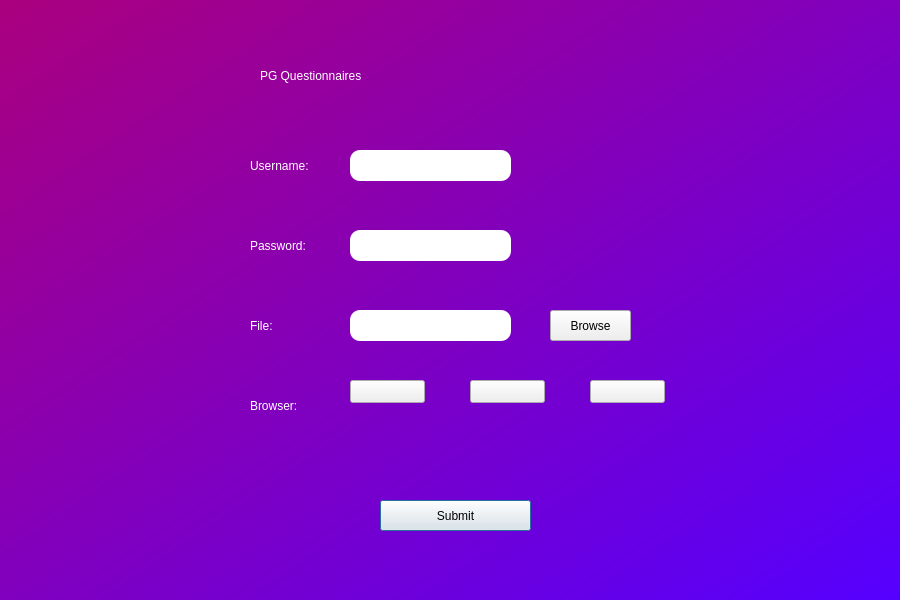
<?xml version="1.0" encoding="UTF-8"?>
<ui version="4.0">
 <class>Dialog</class>
 <widget class="QDialog" name="Dialog">
  <property name="geometry">
   <rect>
    <x>0</x>
    <y>0</y>
    <width>900</width>
    <height>600</height>
   </rect>
  </property>
  <property name="windowTitle">
   <string>Dialog</string>
  </property>
  <widget class="QWidget" name="widget" native="true">
   <property name="geometry">
    <rect>
     <x>0</x>
     <y>0</y>
     <width>900</width>
     <height>600</height>
    </rect>
   </property>
   <property name="styleSheet">
    <string notr="true">QWidget#widget{
background-color:qlineargradient(spread:pad, x1:0, y1:0.017, x2:1, y2:0.994, stop:0 rgba(170, 0, 127, 255), stop:1 rgba(85, 0, 255, 255))}</string>
   </property>
   <widget class="QLabel" name="label">
    <property name="geometry">
     <rect>
      <x>260</x>
      <y>40</y>
      <width>441</width>
      <height>71</height>
     </rect>
    </property>
    <property name="styleSheet">
     <string notr="true">font: 36pt &quot;MS Shell Dlg 2&quot;;color:white</string>
    </property>
    <property name="text">
     <string>PG Questionnaires</string>
    </property>
   </widget>
   <widget class="QPushButton" name="submitButton">
    <property name="geometry">
     <rect>
      <x>380</x>
      <y>500</y>
      <width>151</width>
      <height>31</height>
     </rect>
    </property>
    <property name="styleSheet">
     <string notr="true">font: 14pt &quot;MS Shell Dlg 2&quot;;
</string>
    </property>
    <property name="text">
     <string>Submit</string>
    </property>
   </widget>
   <widget class="QLineEdit" name="usernameLineEdit">
    <property name="geometry">
     <rect>
      <x>350</x>
      <y>150</y>
      <width>161</width>
      <height>31</height>
     </rect>
    </property>
    <property name="styleSheet">
     <string notr="true">border-radius:10px;</string>
    </property>
   </widget>
   <widget class="QLabel" name="label_2">
    <property name="geometry">
     <rect>
      <x>250</x>
      <y>150</y>
      <width>91</width>
      <height>31</height>
     </rect>
    </property>
    <property name="styleSheet">
     <string notr="true">font: 14pt &quot;MS Shell Dlg 2&quot;;color:white</string>
    </property>
    <property name="text">
     <string>Username:</string>
    </property>
   </widget>
   <widget class="QLabel" name="label_3">
    <property name="geometry">
     <rect>
      <x>250</x>
      <y>230</y>
      <width>91</width>
      <height>31</height>
     </rect>
    </property>
    <property name="styleSheet">
     <string notr="true">font: 14pt &quot;MS Shell Dlg 2&quot;;color:white</string>
    </property>
    <property name="text">
     <string>Password:</string>
    </property>
   </widget>
   <widget class="QLabel" name="label_4">
    <property name="geometry">
     <rect>
      <x>250</x>
      <y>310</y>
      <width>91</width>
      <height>31</height>
     </rect>
    </property>
    <property name="styleSheet">
     <string notr="true">font: 14pt &quot;MS Shell Dlg 2&quot;;color:white</string>
    </property>
    <property name="text">
     <string>File:</string>
    </property>
   </widget>
   <widget class="QLineEdit" name="filename">
    <property name="geometry">
     <rect>
      <x>350</x>
      <y>310</y>
      <width>161</width>
      <height>31</height>
     </rect>
    </property>
    <property name="styleSheet">
     <string notr="true">border-radius:10px;</string>
    </property>
   </widget>
   <widget class="QPushButton" name="browse">
    <property name="geometry">
     <rect>
      <x>550</x>
      <y>310</y>
      <width>81</width>
      <height>31</height>
     </rect>
    </property>
    <property name="text">
     <string>Browse</string>
    </property>
   </widget>
   <widget class="QLabel" name="error">
    <property name="geometry">
     <rect>
      <x>380</x>
      <y>450</y>
      <width>411</width>
      <height>41</height>
     </rect>
    </property>
    <property name="styleSheet">
     <string notr="true">color:red;
font: 14pt &quot;MS Shell Dlg 2&quot;;</string>
    </property>
    <property name="text">
     <string/>
    </property>
   </widget>
   <widget class="QLineEdit" name="passwordLineEdit">
    <property name="geometry">
     <rect>
      <x>350</x>
      <y>230</y>
      <width>161</width>
      <height>31</height>
     </rect>
    </property>
    <property name="styleSheet">
     <string notr="true">border-radius:10px;</string>
    </property>
   </widget>
   <widget class="QPushButton" name="edgeButton">
    <property name="geometry">
     <rect>
      <x>350</x>
      <y>380</y>
      <width>75</width>
      <height>23</height>
     </rect>
    </property>
    <property name="text">
     <string/>
    </property>
   </widget>
   <widget class="QPushButton" name="firefoxButton">
    <property name="geometry">
     <rect>
      <x>590</x>
      <y>380</y>
      <width>75</width>
      <height>23</height>
     </rect>
    </property>
    <property name="text">
     <string/>
    </property>
   </widget>
   <widget class="QPushButton" name="chromeButton">
    <property name="geometry">
     <rect>
      <x>470</x>
      <y>380</y>
      <width>75</width>
      <height>23</height>
     </rect>
    </property>
    <property name="text">
     <string/>
    </property>
   </widget>
   <widget class="QLabel" name="label_5">
    <property name="geometry">
     <rect>
      <x>250</x>
      <y>390</y>
      <width>91</width>
      <height>31</height>
     </rect>
    </property>
    <property name="styleSheet">
     <string notr="true">font: 14pt &quot;MS Shell Dlg 2&quot;;color:white</string>
    </property>
    <property name="text">
     <string>Browser:</string>
    </property>
   </widget>
  </widget>
 </widget>
 <resources/>
 <connections/>
</ui>
